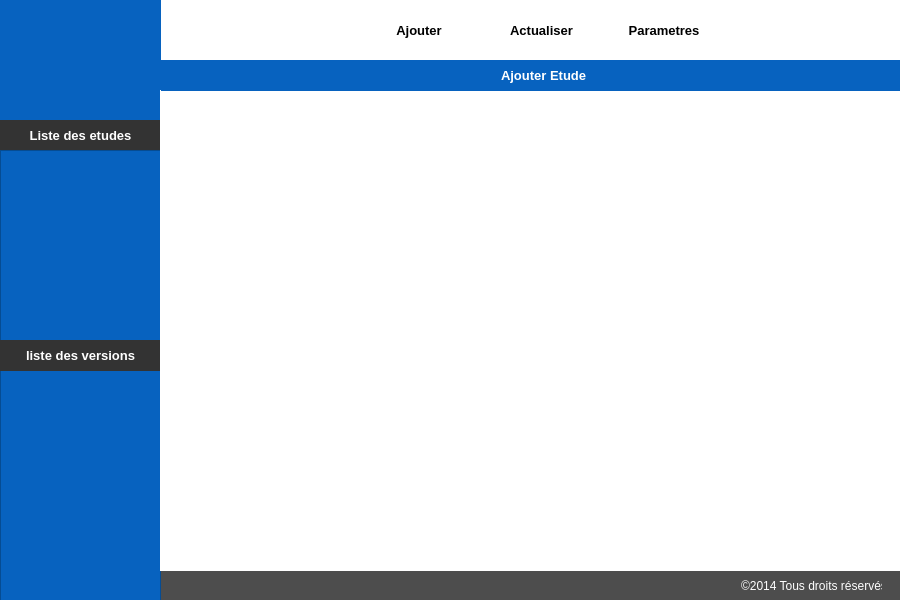
<?xml version="1.0" encoding="UTF-8"?>
<ui version="4.0">
 <class>Acceuil</class>
 <widget class="QWidget" name="Acceuil">
  <property name="geometry">
   <rect>
    <x>0</x>
    <y>0</y>
    <width>900</width>
    <height>600</height>
   </rect>
  </property>
  <property name="minimumSize">
   <size>
    <width>0</width>
    <height>600</height>
   </size>
  </property>
  <property name="maximumSize">
   <size>
    <width>16777215</width>
    <height>600</height>
   </size>
  </property>
  <property name="windowTitle">
   <string>Form</string>
  </property>
  <property name="styleSheet">
   <string notr="true">background:color rgb(255, 255, 255);</string>
  </property>
  <widget class="QWidget" name="widget" native="true">
   <property name="geometry">
    <rect>
     <x>0</x>
     <y>0</y>
     <width>161</width>
     <height>600</height>
    </rect>
   </property>
   <property name="styleSheet">
    <string notr="true">background:color rgb(7, 98, 191);</string>
   </property>
   <widget class="QPushButton" name="uiListEtude">
    <property name="geometry">
     <rect>
      <x>0</x>
      <y>120</y>
      <width>161</width>
      <height>31</height>
     </rect>
    </property>
    <property name="minimumSize">
     <size>
      <width>131</width>
      <height>31</height>
     </size>
    </property>
    <property name="maximumSize">
     <size>
      <width>161</width>
      <height>16777215</height>
     </size>
    </property>
    <property name="font">
     <font>
      <family>Segoe UI</family>
      <pointsize>10</pointsize>
      <weight>75</weight>
      <bold>true</bold>
     </font>
    </property>
    <property name="styleSheet">
     <string notr="true">color: rgb(255, 255, 255);
border:rgb(255, 255, 255);
background-color:rgb(51,51,51);</string>
    </property>
    <property name="text">
     <string>Liste des etudes</string>
    </property>
    <property name="flat">
     <bool>false</bool>
    </property>
   </widget>
   <widget class="QListView" name="listEtude">
    <property name="geometry">
     <rect>
      <x>0</x>
      <y>150</y>
      <width>161</width>
      <height>191</height>
     </rect>
    </property>
   </widget>
   <widget class="QListView" name="listVersions">
    <property name="geometry">
     <rect>
      <x>0</x>
      <y>370</y>
      <width>161</width>
      <height>231</height>
     </rect>
    </property>
   </widget>
   <widget class="QPushButton" name="uiListeVersion">
    <property name="enabled">
     <bool>true</bool>
    </property>
    <property name="geometry">
     <rect>
      <x>0</x>
      <y>340</y>
      <width>161</width>
      <height>31</height>
     </rect>
    </property>
    <property name="minimumSize">
     <size>
      <width>131</width>
      <height>31</height>
     </size>
    </property>
    <property name="maximumSize">
     <size>
      <width>161</width>
      <height>16777215</height>
     </size>
    </property>
    <property name="font">
     <font>
      <family>Segoe UI</family>
      <pointsize>10</pointsize>
      <weight>75</weight>
      <bold>true</bold>
     </font>
    </property>
    <property name="styleSheet">
     <string notr="true">color: rgb(255, 255, 255);
border:rgb(255, 255, 255);
background-color:rgb(51,51,51);</string>
    </property>
    <property name="text">
     <string>liste des versions</string>
    </property>
    <property name="flat">
     <bool>false</bool>
    </property>
   </widget>
  </widget>
  <widget class="QWidget" name="widget_2" native="true">
   <property name="geometry">
    <rect>
     <x>161</x>
     <y>0</y>
     <width>741</width>
     <height>60</height>
    </rect>
   </property>
   <widget class="QWidget" name="horizontalLayoutWidget">
    <property name="geometry">
     <rect>
      <x>200</x>
      <y>10</y>
      <width>361</width>
      <height>41</height>
     </rect>
    </property>
    <layout class="QHBoxLayout" name="horizontalLayout">
     <item>
      <widget class="QPushButton" name="uiAjouter">
       <property name="font">
        <font>
         <family>Segoe UI</family>
         <pointsize>10</pointsize>
         <weight>75</weight>
         <bold>true</bold>
        </font>
       </property>
       <property name="styleSheet">
        <string notr="true">border:rgb(255, 255, 255)</string>
       </property>
       <property name="text">
        <string>Ajouter</string>
       </property>
       <property name="icon">
        <iconset>
         <normaloff>ProjectRessources/Add-icon.png</normaloff>ProjectRessources/Add-icon.png</iconset>
       </property>
       <property name="flat">
        <bool>true</bool>
       </property>
      </widget>
     </item>
     <item>
      <widget class="QPushButton" name="uiActualiser">
       <property name="font">
        <font>
         <family>Segoe UI</family>
         <pointsize>10</pointsize>
         <weight>75</weight>
         <bold>true</bold>
        </font>
       </property>
       <property name="styleSheet">
        <string notr="true">border:rgb(255, 255, 255)</string>
       </property>
       <property name="text">
        <string>Actualiser</string>
       </property>
       <property name="icon">
        <iconset>
         <normaloff>ProjectRessources/Refresh-icon.png</normaloff>ProjectRessources/Refresh-icon.png</iconset>
       </property>
       <property name="flat">
        <bool>true</bool>
       </property>
      </widget>
     </item>
     <item>
      <widget class="QPushButton" name="uiParametres">
       <property name="font">
        <font>
         <family>Segoe UI</family>
         <pointsize>10</pointsize>
         <weight>75</weight>
         <bold>true</bold>
        </font>
       </property>
       <property name="styleSheet">
        <string notr="true">border:rgb(255, 255, 255)</string>
       </property>
       <property name="text">
        <string>Parametres</string>
       </property>
       <property name="icon">
        <iconset>
         <normaloff>ProjectRessources/Tools-icon.png</normaloff>ProjectRessources/Tools-icon.png</iconset>
       </property>
       <property name="flat">
        <bool>true</bool>
       </property>
      </widget>
     </item>
    </layout>
   </widget>
  </widget>
  <widget class="QWidget" name="widget_3" native="true">
   <property name="geometry">
    <rect>
     <x>161</x>
     <y>570</y>
     <width>751</width>
     <height>31</height>
    </rect>
   </property>
   <property name="styleSheet">
    <string notr="true">background-color:rgb(77,77,77); </string>
   </property>
   <widget class="QLabel" name="label_2">
    <property name="geometry">
     <rect>
      <x>580</x>
      <y>0</y>
      <width>141</width>
      <height>31</height>
     </rect>
    </property>
    <property name="styleSheet">
     <string notr="true">color: rgb(255, 255, 255)</string>
    </property>
    <property name="text">
     <string>©2014 Tous droits réservés</string>
    </property>
   </widget>
  </widget>
  <widget class="QWidget" name="verticalLayoutWidget">
   <property name="geometry">
    <rect>
     <x>160</x>
     <y>90</y>
     <width>741</width>
     <height>481</height>
    </rect>
   </property>
   <layout class="QVBoxLayout" name="verticalLayout_2"/>
  </widget>
  <widget class="QWidget" name="widget_4" native="true">
   <property name="geometry">
    <rect>
     <x>161</x>
     <y>60</y>
     <width>751</width>
     <height>31</height>
    </rect>
   </property>
   <property name="styleSheet">
    <string notr="true">background-color:rgb(7,98,191); </string>
   </property>
   <widget class="QLabel" name="LabelEtude">
    <property name="geometry">
     <rect>
      <x>340</x>
      <y>5</y>
      <width>131</width>
      <height>21</height>
     </rect>
    </property>
    <property name="font">
     <font>
      <family>Segoe UI</family>
      <pointsize>10</pointsize>
      <weight>75</weight>
      <bold>true</bold>
     </font>
    </property>
    <property name="styleSheet">
     <string notr="true">color:rgb(255,255,255)</string>
    </property>
    <property name="text">
     <string>Ajouter Etude</string>
    </property>
   </widget>
  </widget>
 </widget>
 <resources/>
 <connections/>
</ui>
